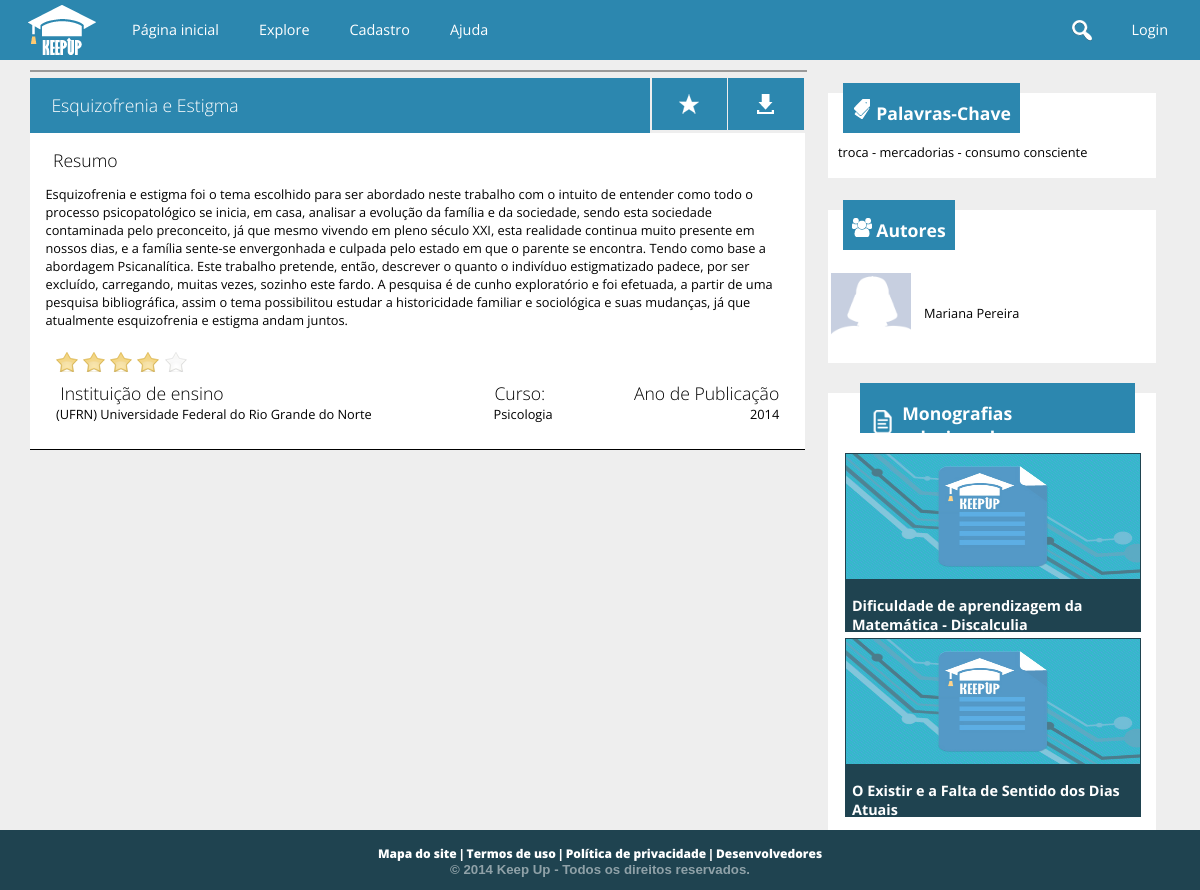
Page /trabalho.php?t=62 on the committed database.
### tables this page shows
CREATE TABLE `trabalho` (
  `cd_trabalho` int(11) NOT NULL AUTO_INCREMENT,
  `nm_titulo` varchar(200) NOT NULL,
  `ds_resumo` text,
  `cd_escola` int(11) NOT NULL,
  `cd_curso` int(11) NOT NULL,
  `dt_publicado` datetime NOT NULL,
  `aa_publicacao` int(4) NOT NULL,
  `tx_pchave` varchar(255) DEFAULT '',
  PRIMARY KEY (`cd_trabalho`),
  KEY `fk_trabalhoescola` (`cd_escola`),
  KEY `fk_trabalhocurso` (`cd_curso`),
  CONSTRAINT `fk_trabalhocurso` FOREIGN KEY (`cd_curso`) REFERENCES `curso` (`cd_curso`),
  CONSTRAINT `fk_trabalhoescola` FOREIGN KEY (`cd_escola`) REFERENCES `escola` (`cd_escola`)
);

CREATE TABLE `escola` (
  `cd_escola` int(11) NOT NULL AUTO_INCREMENT,
  `cd_usuario` int(11) NOT NULL,
  `nm_escola` varchar(300) NOT NULL,
  `nm_cnpj` char(14) NOT NULL,
  `tx_url_avatar` text,
  `tx_info` text,
  `tx_endereco` varchar(150) DEFAULT NULL,
  `tx_contato` text,
  `tx_url_externo` text,
  `cd_cidade` int(11) DEFAULT NULL,
  PRIMARY KEY (`cd_escola`),
  UNIQUE KEY `cd_usuario` (`cd_usuario`),
  UNIQUE KEY `nm_cnpj` (`nm_cnpj`),
  KEY `fk_escolacidade` (`cd_cidade`),
  CONSTRAINT `fk_escolacidade` FOREIGN KEY (`cd_cidade`) REFERENCES `cidade` (`cd_cidade`),
  CONSTRAINT `fk_escolausuario` FOREIGN KEY (`cd_usuario`) REFERENCES `usuario` (`cd_usuario`)
);

CREATE TABLE `aluno` (
  `cd_aluno` int(11) NOT NULL AUTO_INCREMENT,
  `cd_usuario` int(11) NOT NULL,
  `nm_aluno` varchar(100) NOT NULL,
  `dt_nascimento` date NOT NULL,
  `tx_bio` text,
  `nm_url_avatar` text,
  `nm_fb` varchar(50) DEFAULT NULL,
  `tx_url_linkedin` text,
  `tx_url_externo` text,
  `nm_profissao` varchar(50) DEFAULT NULL,
  `cd_cidade` int(11) DEFAULT NULL,
  PRIMARY KEY (`cd_aluno`),
  UNIQUE KEY `cd_usuario` (`cd_usuario`),
  KEY `fk_alunocidade` (`cd_cidade`),
  CONSTRAINT `fk_alunocidade` FOREIGN KEY (`cd_cidade`) REFERENCES `cidade` (`cd_cidade`),
  CONSTRAINT `fk_alunousuario` FOREIGN KEY (`cd_usuario`) REFERENCES `usuario` (`cd_usuario`)
);

CREATE TABLE `curso` (
  `cd_curso` int(11) NOT NULL AUTO_INCREMENT,
  `nm_curso` varchar(100) NOT NULL,
  `vl_nivel` tinyint(4) NOT NULL,
  `cd_area` int(11) NOT NULL,
  PRIMARY KEY (`cd_curso`),
  UNIQUE KEY `nm_curso` (`nm_curso`),
  KEY `fk_curso_area` (`cd_area`),
  CONSTRAINT `fk_curso_area` FOREIGN KEY (`cd_area`) REFERENCES `area` (`cd_area`)
);

### public_html/php/mediaAvaliacao.php (called while the page is built, shortened)
<?php
$somaAvaliacoes = "SELECT sum(vl_voto) FROM voto WHERE cd_trabalho = $cd_trabalho";
$soma = $conexao->consultar($somaAvaliacoes);
    if($soma[0][0] <> null) {
                $qtVotos = $conexao->consultar("SELECT count(vl_voto) FROM voto WHERE cd_trabalho = $cd_trabalho");
                $total =  (int)$soma[0][0];
                $divide = (int)$qtVotos[0][0];
                $media = $total/$divide;
                $media = number_format($media, 1);
                $decimal = explode('.', $media);
                $comparar = $decimal[1];
                if($comparar > 5) { $media = ceil($media); }
    }
?>

### conexao.class.php (called while the page is built, shortened)
<?php
class Conexao {
	private $host = "localhost:3307";
	private $usuario = "root";
	private $senha = "usbw";
	private $banco = "keepup";
	private function conectar() {
		if($this->conexao = mysql_connect($this->host, $this->usuario, $this->senha)) {
			if($this->conexaoBanco = mysql_select_db($this->banco)) {
				return $this;
			}
		}
		die("conexao.class:20". mysql_error());
	}
	public function consultar($sql) {
		if($query = mysql_query($sql)) {
			$arr_resultado = array();
			while($resultado = mysql_fetch_array($query)) {
				array_push($arr_resultado, $resultado);
			}
			return $arr_resultado;
		}
		else {
			echo "conexao:39: ".mysql_error();
			$this->desconectar();
			return false;
		}
	}
}
?>

### public_html/trabalho.php (the view, shortened to what this page needs)
<?php
require("../conexao.class.php");
$conexao = new Conexao();
$cd_trabalho = $_GET['t'];
$comando = "SELECT * FROM trabalho WHERE cd_trabalho = $cd_trabalho";
$trabalho = $conexao->consultar($comando);
$cd_escola = $trabalho[0]['cd_escola'];
$comando = "SELECT nm_escola FROM escola WHERE cd_escola = $cd_escola";
$escola = $conexao->consultar($comando);
$comando =
    "SELECT
        al.nm_aluno 'nome', al.cd_usuario 'cdUser', al.cd_aluno 'cd', al.nm_url_avatar 'urlAvatar',
        c.nm_curso 'nmCurso'
    FROM
        autoria au, trabalho t, aluno al, curso c
    WHERE
        t.cd_trabalho = $cd_trabalho and
        au.cd_trabalho = t.cd_trabalho and
        au.cd_aluno = al.cd_aluno and
        t.cd_curso = c.cd_curso";
$autores = $conexao->consultar($comando);
$autorDoTrabalho = false;
$relacionados = $conexao->consultar(
	"SELECT * FROM trabalho t where cd_curso = {$trabalho[0]["cd_curso"]}
    order by rand() limit 3;"
);
$jaEhFavorito = false;
require("php/mediaAvaliacao.php");
?>
<!doctype html>
<html>
<head>
    <link href="cs/style_monografia.css" type="text/css" rel="stylesheet">
    <link href="cs/global.css" rel="stylesheet" type="text/css" />
</head>
<body>
	<?php
		include_once("header.php");
	?>
	 <section>
    	<div id="bloco1_esquerda_resumo" onmouseout='EstrelaCor(<?php if(isset($media)) { echo $media;}?>)'>
                <div id="imagem_monografia">
                </div>
        		<div id="bloco1_esquerda_titulo" style="height:auto">
                	<h1><?php echo $trabalho[0]['nm_titulo']; ?></h1>
                </div>
                	<a href="#">
                <div id="bloco1_esquerda_favorito"
                        style="<?php if($autorDoTrabalho) { ?>background-image:url(images/pencil.png);<?php } if($jaEhFavorito) { ?>background-color: #1f4350;<?php } ?>">
                </div>
                	</a>
                	<a href="docs/<?php echo $cd_trabalho; ?>/main.pdf" target="_blank">
                <div id="bloco1_esquerda_baixar"> </div>
                	</a>
                <div id="bloco1_esquerda_parte_escrita">
                	<h1> Resumo </h1>
                   <p><?php echo $trabalho[0]['ds_resumo'];?></p>
                    <div id="rodape_monografia">
                    	<table id="table_rodape">
                        	<tr>
                                 <td>
                                 <div id="votar">
                                <input type='image' title='Fraco'  class='estrela' src='images/stars.png' id='um' value='1' onmouseover='EstrelaCor("1")' onmouseout='EstrelaSemCor()' onclick="votar('1');">
                                <input type='image' title='Regular' class='estrela' src='images/stars.png' id='dois' value='2' onmouseover='EstrelaCor("2")' onmouseout='EstrelaSemCor()' onclick="votar('2');">
                                <input type='image' title='Bom' class='estrela' src='images/stars.png' id='tres' value='3' onmouseover='EstrelaCor("3")' onmouseout='EstrelaSemCor()' onclick="votar('3');">
                                <input type='image' title='Muito Bom' class='estrela' src='images/stars.png' id='quatro' value='4' onmouseover='EstrelaCor("4")' onmouseout='EstrelaSemCor()' onclick="votar('4');">
                                <input type='image' title='Excelente' class='estrela' src='images/stars.png' id='cinco' value='5' onmouseover='EstrelaCor("5")' onmouseout='EstrelaSemCor()' onclick="votar('5');">
                                </div>
                                </td>
                            </tr>
                            <tr>
                            <td>
                            	<h1> Instituição de ensino </h1>
                                <p> <?php echo $escola[0]['nm_escola'];?> </p>
                            </td>
                            	<td> <h1> Curso: </h1> <p><?php echo $autores[0]['nmCurso'];?></p> </td>
                                <td style="text-align:right;"> <h1> Ano de Publicação </h1> <p><?php echo $trabalho[0]['aa_publicacao']; ?></p></td>
                            </tr>
                        </table>
                    </div>
                </div>
        </div>
        <div id="direita" style="height:auto">
            <div id="bloco2_palavra_chave">
            	<header class="UltimosTrabalhos">
                          <div class="latest_posts">
		                          <table>
                                  	<tr>
                                    	<td> <img src="images/index_icons/chave.png" style="margin-top:-20px" > </td>
                                  		<td> <h1> Palavras-Chave </h1> </td>
                                    </tr>
                                  </table>
                          </div>
                    </header>
            	<p>
                	troca -
					mercadorias -
                    consumo consciente
               </p>
            </div>
            <div id="bloco3_autores">
            	<header class="UltimosTrabalhos">
                          <div class="latest_posts">
		                          <table>
                                  	<tr>
                                    	<td> <img src="images/index_icons/autores.png"> </td>
                                  		<td> <h1> Autores </h1> </td>
                                    </tr>
                                  </table>
                          </div>
                    </header>
	<?php foreach ($autores as $autor) { ?>
        <a href='usuario.php?u=<?php echo $autor['cdUser']; ?>' style="color:black;">
           <table id="table_autores">
              <tr>
              <td style="width:80px">
                            	<div id="foto_usuario_monografia">
				<?php if($autor['urlAvatar'] <> '') { ?>
                    <img src="images/upload/<?php echo "{$autor['cdUser']}/{$autor['urlAvatar']}"; ?>" class="imagem_usuario">
                <?php }
                else { ?>
                    <img src="images/default/usericon.png" class="imagem_usuario">
                <?php } ?>
                </div>
                </td>
                <td style="padding-left:10px">
				<?php
                	echo "<p>{$autor['nome']}</p>";
                ?>
                </td>
            </tr>
            </table>
        </a>
    <?php } ?>
			</div>
           <?php if(sizeof($relacionados) > 0) { ?>
            <div id="bloco4_monografia_relacionada">
                    <header class="UltimosTrabalhos">
                          <div class="latest_posts">
                              <table>
                                <tr>
                                    <td> <img src="images/perfil_usuario/monografias.png" width="30"> </td>
                                    <td> <h1> Monografias relacionadas </h1> </td>
                                </tr>
                              </table>
                          </div>
                    </header>
                    <?php foreach ($relacionados as $trabalhoRelacionado) {
                    if($trabalhoRelacionado['cd_trabalho'] <> $cd_trabalho){   ?>
                    <a href="trabalho.php?t=<?php echo $trabalhoRelacionado['cd_trabalho'];?>">
                        <div id="cada_monografia_relacionada">
                            <div class="imagem_monografia_relacionada">
                                <img src="images/imagens_monografias/img_vis.jpg" class="imagem_relacionada">
                            </div>
                            <footer class="titulo_relacionada"> <h1> <?php echo substr($trabalhoRelacionado['nm_titulo'], 0, 75);?></h1>  </footer>
                        </div>
                    </a>
                    <?php }}?>
                </div>
            </div>
           <?php } ?>
    </section>
    <?php
		include_once("footer.php");
	?>
</body>
</html>

### public_html/cs/style_monografia.css (style rules this page uses)
section { width:95%; height:auto; margin:auto; }
p { font-size:.8em; }
#imagem_monografia { width:100%; background-color:white; margin-bottom:2%; border:1px solid rgba(0,0,0,.4); text-align:center; max-height:300px; }
.imagem_usuario { width:100%; max-height:100%; }
#bloco1_esquerda_resumo { width:68%; height:auto; color:white; margin:0; padding-top:10px; float:left; }
#bloco1_esquerda_resumo h1 { margin:0; margin-left:1%; font-weight:100; font-size:1.1em; }
#bloco1_esquerda_titulo { width:76%; padding:2%; height:20px; margin-top:-10px; background-color:#2c87af; float:left; margin-right:0.2%; overflow:hidden; }
#bloco1_esquerda_favorito { width:5.7%; height:20px; padding:2%; margin-top:-10px; background-color:#2c87af; float:left; margin-right:0.2%; background-image:url(../images/index_icons/star.png); background-position:center; background-repeat:no-repeat; -webkit-transition: background-color; -webkit-transition-duration:0.1s ; -webkit-transition-timing-function:ease-in; }
#bloco1_esquerda_baixar { width:5.7%; height:20px; padding:2%; margin-top:-10px; background-color:#2c87af; float:left; background-image:url(../images/index_icons/favorito.png); background-position:center; background-repeat:no-repeat; -webkit-transition: background-color; -webkit-transition-duration:0.1s ; -webkit-transition-timing-function:ease-in; }
#bloco1_esquerda_parte_escrita { width:96%; height:auto; padding:2%; background-color:white; clear:both; color:black; border-bottom:1px solid black; }
#direita { width:30%; float:right; height:auto; height:60px; }
#bloco2_palavra_chave { width:96%; height:auto; background-color:white; margin-top:5%; padding-bottom:2%; }
#bloco2_palavra_chave p { margin:10px; margin-top:-10px; font-size:.8em }
.UltimosTrabalhos { margin-top:20px; width:97%; background-color:white; margin:auto; MARGIN-TOP:10%; }
.latest_posts { float:left; width:auto; padding-left:2%; padding-right:2%; height:50px; margin-top:-10px; background-color:#2c87af; color:white; margin-left:10px; }
.latest_posts h1 { font-size:1.1em; margin-top:15px; }
#bloco3_autores { width:96%; height:auto; background-color:white; margin-top:5%; padding-bottom:2%; }
#table_autores { width:100%; }
#table_autores tr { -webkit-transition: background-color; -webkit-transition-duration:0.1s ; -webkit-transition-timing-function:ease-in; }
#bloco4_monografia_relacionada { width:86%; height:auto; background-color:white; margin-top:5%; padding-bottom:2%; padding-right:5%; padding-left:5%; }
#cada_monografia_relacionada { width:100%; height:175px; background-color:orange; margin-bottom:10px; }
.imagem_monografia_relacionada { width:100%; height:125px; background-color:white; border:1px solid #1f4350; }
.imagem_relacionada { width:100%; height:100%; text-align:left; position:relative; opacity:.8; -webkit-transition: opacity; -webkit-transition-duration:0.1s ; -webkit-transition-timing-function:ease-in; }
a:link { text-decoration:none; }
.titulo_relacionada { width:96%; height:50px; background-color:#1f4350; border:1px solid #1f4350; color:white; padding-left:2%; padding-right:2%; }
.titulo_relacionada h1 { margin:15px 0 0 0; font-size:.9em; }
#foto_usuario_monografia { width:80px; height:80px; margin:auto; }
#rodape_monografia { width:98%; padding:1%; }
#table_rodape { width:100%; }
#rodape_monografia p { margin:0; }

### public_html/cs/global.css (style rules this page uses)
a { color: inherit; }
* { font-family: 'Open Sans', sans-serif; }
body { margin:0; padding:0; font-family:Verdana, Geneva, sans-serif; border:0; background-color:#eeeeee; }
header { width:100%; height:60px; background-color:#2c87af; color:white; }
table { margin:auto; }
footer { width:100%; height:60px; clear:both; background-color:#1f4350; position:relative; bottom:0; }

### rows in the picture
trabalho: nm_titulo "Esquizofrenia e Estigma", ds_resumo "Esquizofrenia e estigma foi o tema escolhido para ser abordado neste trabalho com o intuito de entender como todo o processo psicopatológico se inicia, em casa, analisar a evolução da família e da sociedade, sendo esta sociedade contaminada pelo preconceito, já que mesmo vivendo em pleno século XXI, esta realidade continua muito presente em nossos dias, e a família sente-se envergonhada e culpada pelo estado em que o parente se encontra. Tendo como base a abordagem Psicanalítica. Este trabalho pretende, então, descrever o quanto o indivíduo estigmatizado padece, por ser excluído, carregando, muitas vezes, sozinho este fardo. A pesquisa é de cunho exploratório e foi efetuada, a partir de uma…", aa_publicacao "2014"
escola: nm_escola "(UFRN) Universidade Federal do Rio Grande do Norte"
aluno: curso.nm_curso "Psicologia", nm_aluno "Mariana Pereira"
trabalho: nm_titulo "Dificuldade de aprendizagem da Matemática - Discalculia"
trabalho: nm_titulo "O Existir e a Falta de Sentido dos Dias Atuais"
